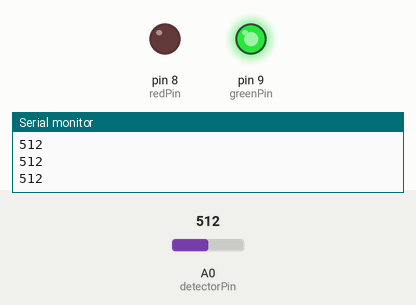
This sketch was run on a simulated Arduino Uno, built with avr-gcc and run on an emulated ATmega328P. Shown: output pins drawn as LEDs (lit = HIGH), the last lines printed to the serial monitor. The inputs (shaded band) are chosen by the test bench; at power-on: A0 (detectorPin) = 512.

Above: at 1.2 s.
1.3 s: A0 (detectorPin) set to 364
2.8 s: A0 (detectorPin) set to 341
At 3.5 s:
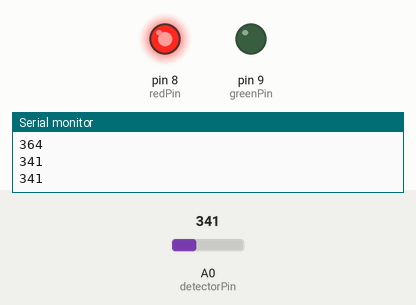
4.5 s: A0 (detectorPin) set to 360
At 5.7 s:
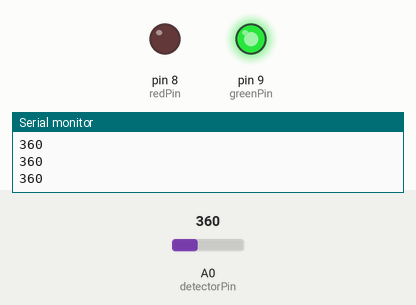
6.0 s: A0 (detectorPin) set to 340
At 7.1 s:
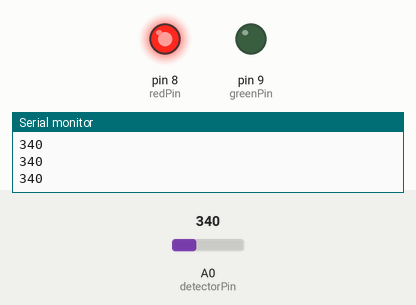
Timing chart, 0 to 8.5 s (numbered marks = the images above; inputs shaded):
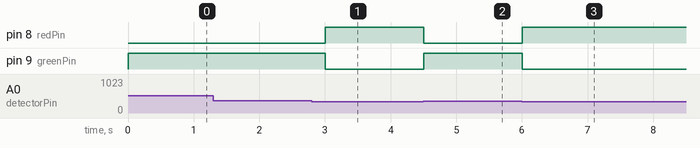

Measured:
- the behaviour switches between 350 and 349 on A0 (detectorPin) (found by bisection; images 0 and 1)
- after the input at 2.8 s, pin 8 (redPin): LOW → HIGH after 0.20 s; pin 9 (greenPin): HIGH → LOW after 0.20 s
- after the input at 4.5 s, pin 8 (redPin): HIGH → LOW at once; pin 9 (greenPin): LOW → HIGH at once
- after the input at 6.0 s, pin 8 (redPin): LOW → HIGH at once; pin 9 (greenPin): HIGH → LOW at once

The sketch:

Lesson25_oct28a.ino
```cpp
// if lights are on turn on green led
// if lights are off turn on red led

int detectorPin = A0;
int lightVal;
int redPin = 8;
int greenPin = 9;
int dv = 250;

void setup() {
  // put your setup code here, to run once:
  pinMode(detectorPin, INPUT);
  pinMode(redPin, OUTPUT);
  pinMode(greenPin, OUTPUT);
  Serial.begin(9600);
}

void loop() {
  // put your main code here, to run repeatedly:
  lightVal = analogRead(detectorPin);
  Serial.println(lightVal);

  if(lightVal >= 350) {
    digitalWrite(greenPin, HIGH);
    digitalWrite(redPin, LOW);
  }
  else {
    digitalWrite(greenPin, LOW);
    digitalWrite(redPin, HIGH);
  }

  delay(dv);
}
```
